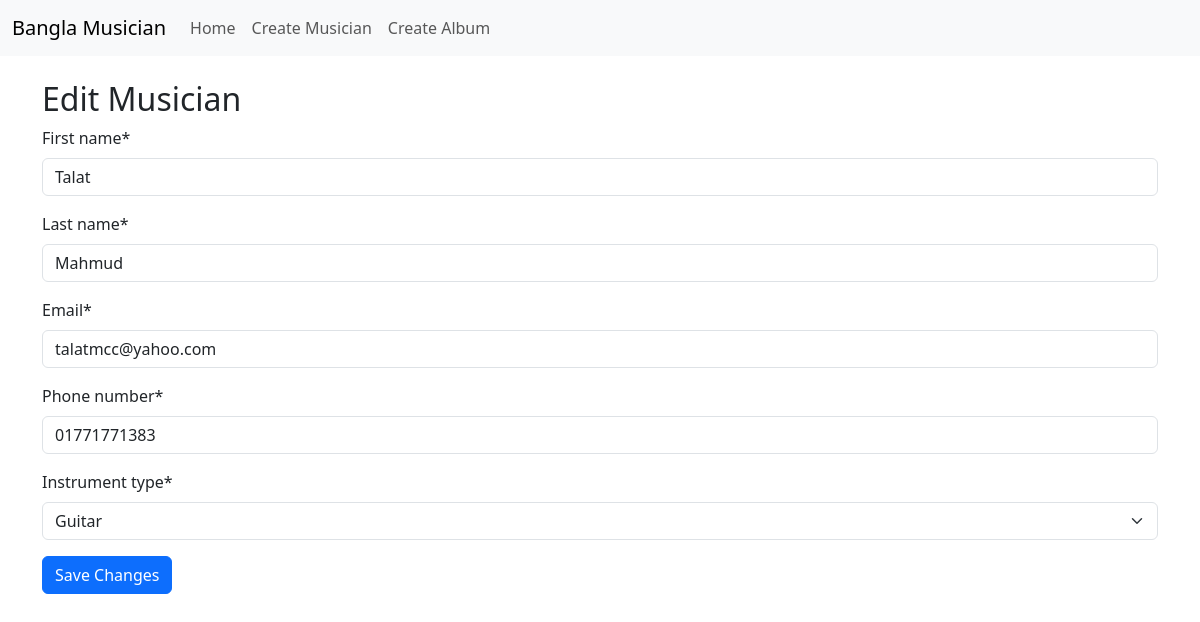
The page /musician/edit/2/ on the database its author committed.
### musician/models.py (models this page shows)
class Musician(models.Model):
    INSTRUMENT_TYPE = (
        ("harmonium", "Harmonium"),
        ("guitar", "Guitar"),
        ("drams", "Drams"),
        ("keyboard", "Keyboard"),
    )
    first_name = models.CharField(max_length=20)
    last_name = models.CharField(max_length=20)
    email = models.EmailField()
    phone_number = models.CharField(max_length=15)
    instrument_type = models.CharField(choices=INSTRUMENT_TYPE, max_length=20)
    def __str__(self):
        return f"{self.first_name} {self.last_name}"

### musician/views.py (the view)
# urls.py: path('edit/<int:id>/', views.edit_musician, name='edit_musician'),
def edit_musician(request, id):
    musician = Musician.objects.get(id=id)
    print(musician)
    form = MusicianForm(instance=musician)
    if request.method == "POST":
        form = MusicianForm(request.POST, instance=musician)
        if form.is_valid():
            form.save()
        return redirect("home")
    return render(request, "./musician/edit_musician.html", {"form": form})

### musician/forms.py
class MusicianForm(forms.ModelForm):
    class Meta:
        model = Musician
        fields = '__all__'

### musician/templates/musician/edit_musician.html (shortened to what this page needs)
{% extends 'base.html' %}
{% block content %}
<h2>Edit Musician</h2>
<form method="post">
    {% load crispy_forms_tags %}
    {{ form|crispy }}
    <button type="submit" class="btn btn-primary">Save Changes</button>
</form>
{% endblock %}

### rows shown on the page
Musician: first_name "Talat", last_name "Mahmud", email "talatmcc@yahoo.com", phone_number "01771771383", instrument_type "Guitar"
